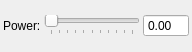
<?xml version="1.0" encoding="UTF-8"?>
<ui version="4.0">
 <class>CGlobalWindDialog</class>
 <widget class="QDockWidget" name="CGlobalWindDialog">
  <property name="geometry">
   <rect>
    <x>0</x>
    <y>0</y>
    <width>192</width>
    <height>52</height>
   </rect>
  </property>
  <property name="maximumSize">
   <size>
    <width>524287</width>
    <height>200</height>
   </size>
  </property>
  <property name="windowTitle">
   <string>Weather</string>
  </property>
  <widget class="QWidget" name="dockWidgetContents">
   <layout class="QGridLayout" name="gridLayout">
    <property name="margin">
     <number>3</number>
    </property>
    <property name="spacing">
     <number>3</number>
    </property>
    <item row="1" column="1" colspan="2">
     <widget class="QSlider" name="horizontalSlider">
      <property name="maximum">
       <number>100</number>
      </property>
      <property name="orientation">
       <enum>Qt::Horizontal</enum>
      </property>
      <property name="tickPosition">
       <enum>QSlider::TicksBelow</enum>
      </property>
     </widget>
    </item>
    <item row="1" column="3">
     <widget class="QDoubleSpinBox" name="doubleSpinBox">
      <property name="maximumSize">
       <size>
        <width>80</width>
        <height>16777215</height>
       </size>
      </property>
      <property name="buttonSymbols">
       <enum>QAbstractSpinBox::NoButtons</enum>
      </property>
      <property name="maximum">
       <double>1.000000000000000</double>
      </property>
     </widget>
    </item>
    <item row="1" column="0">
     <widget class="QLabel" name="label">
      <property name="sizePolicy">
       <sizepolicy hsizetype="Fixed" vsizetype="Minimum">
        <horstretch>0</horstretch>
        <verstretch>0</verstretch>
       </sizepolicy>
      </property>
      <property name="text">
       <string>Power:</string>
      </property>
     </widget>
    </item>
   </layout>
  </widget>
 </widget>
 <resources/>
 <connections/>
</ui>
